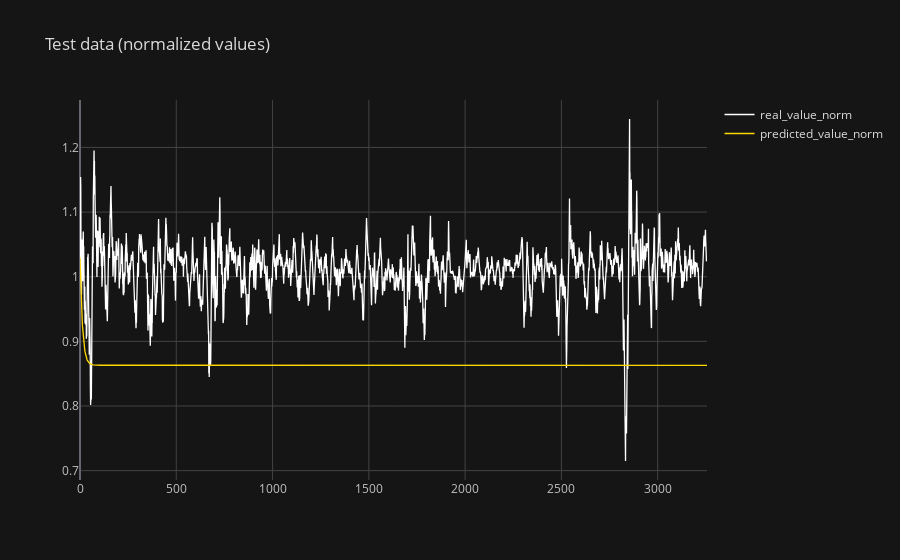
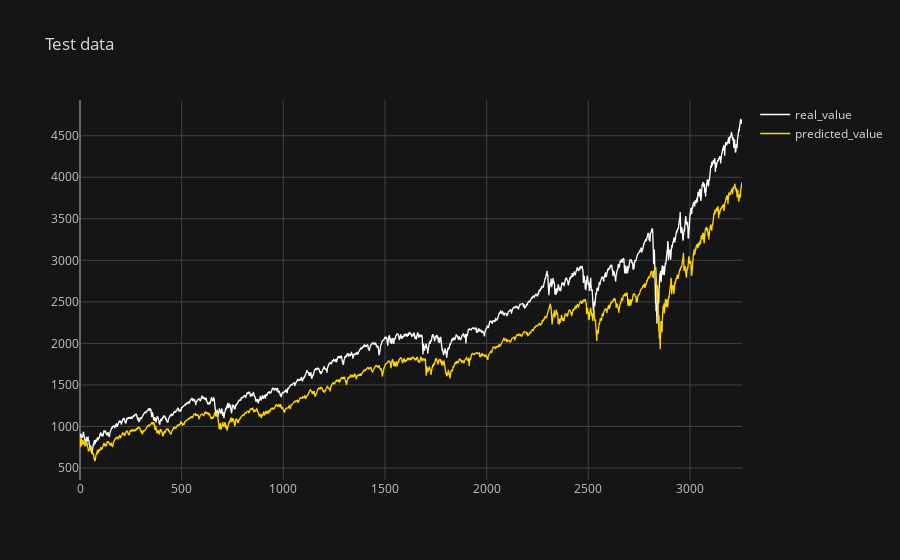

The notebook cell saved with these charts, in order:
### Markdown cell above
### A partir des valeurs déjà prédites

### Code cell
# Predict one following sample, taking the nb_samples lastly predicted values of S&P500
nb_test = len(dataset_test)
nb_samples = config["dataset_test"]["nb_samples"]
print("longueur du dataset test = ", nb_test)
y_truth, y_hat, y_truth_norm, y_hat_norm = [], [], [], []
x, y = dataset_test.__getitem__(0)
x, y = x.to(device), y.to(device)

for i in range(nb_test):

  _, y = dataset_test.__getitem__(i)

  # Normalization value for the current batch, needed to reproduce real value
  norm_value = dataset_test.get_normalization_value(i)
  x = torch.unsqueeze(torch.unsqueeze(x, 0), -1).float()
  x = x.to(device)

  # model computations + prediction
  y_pred = model.forward(x)

  # Ajout du y_pred à la fin du tenseur x et retrait de sa première valeur pour incrémenter d'une période temporelle
  x = torch.cat((torch.squeeze(x)[1:nb_samples], y_pred.reshape(1)))
  # print("y_pred = {}".format(y_pred))
  # print("x = {}".format(x))

  y_truth_norm.append(torch.Tensor.cpu(y).detach().numpy())
  y_truth.append(torch.Tensor.cpu(y).detach().numpy()*norm_value)
  y_hat_norm.append(float(torch.Tensor.cpu(y_pred).detach().numpy()))
  y_hat.append(float(torch.Tensor.cpu(y_pred).detach().numpy())*norm_value)

df = pd.DataFrame({
    "sample_id":np.arange(len(dataset_test)),
    "real_value_norm": y_truth_norm, 
    "real_value": y_truth,
    "predicted_value_norm":y_hat_norm,
    "predicted_value":y_hat
    })

configure_plotly_browser_state()
# Plot with normalized values
df.iplot(kind='line', x='sample_id', y=['real_value_norm','predicted_value_norm'], color=['white', 'gold'], 
         theme='solar', mode='lines', title='Test data (normalized values)', size=10)

# Plot with real values
df.iplot(kind='line', x='sample_id', y=['real_value','predicted_value'], color=['white', 'gold'], 
         theme='solar', mode='lines', title='Test data')
plt.show()

metrics2 = {
    "MSE_between_normalized": mean_squared_error(y_truth_norm, y_hat_norm),
    "MSE_between_real": mean_squared_error(y_truth, y_hat)
}

print("\n Metrics for learning with lastly predicted values of S&P500 : \n ", metrics2)

### Figure 1 — Plotly figure (JSON) as saved in the notebook; plotly's stock layout.template omitted (floating-point values rounded to 4 significant figures; data arrays with more than 128 entries replaced by an {"elided": "..."} marker saying what was removed)
{"data": [{"name": "real_value_norm", "text": "", "mode": "lines", "y": {"elided": "3257 float values"}, "x": {"elided": "3257 int values"}, "line": {"color": "rgba(255, 255, 255, 1.0)", "dash": "solid", "shape": "linear", "width": 1.3}, "type": "scatter"}, {"name": "predicted_value_norm", "text": "", "mode": "lines", "y": {"elided": "3257 float values"}, "x": {"elided": "3257 int values"}, "line": {"color": "rgba(255, 215, 0, 1.0)", "dash": "solid", "shape": "linear", "width": 1.3}, "type": "scatter"}], "layout": {"title": {"text": "Test data (normalized values)", "font": {"color": "#D9D9D9"}}, "paper_bgcolor": "#151516", "plot_bgcolor": "#151516", "yaxis": {"tickfont": {"color": "#C2C2C2"}, "zerolinecolor": "#666570", "title": {"text": "", "font": {"color": "#D9D9D9"}}, "gridcolor": "#434343", "showgrid": true}, "xaxis": {"tickfont": {"color": "#C2C2C2"}, "zerolinecolor": "#666570", "title": {"text": "", "font": {"color": "#D9D9D9"}}, "gridcolor": "#434343", "showgrid": true}, "legend": {"bgcolor": "#151516", "font": {"color": "#D9D9D9"}}}}

### Figure 2 — Plotly figure (JSON) as saved in the notebook; plotly's stock layout.template omitted (floating-point values rounded to 4 significant figures; data arrays with more than 128 entries replaced by an {"elided": "..."} marker saying what was removed)
{"data": [{"name": "real_value", "text": "", "mode": "lines", "y": {"elided": "3257 float values"}, "x": {"elided": "3257 int values"}, "line": {"color": "rgba(255, 255, 255, 1.0)", "dash": "solid", "shape": "linear", "width": 1.3}, "type": "scatter"}, {"name": "predicted_value", "text": "", "mode": "lines", "y": {"elided": "3257 float values"}, "x": {"elided": "3257 int values"}, "line": {"color": "rgba(255, 215, 0, 1.0)", "dash": "solid", "shape": "linear", "width": 1.3}, "type": "scatter"}], "layout": {"title": {"text": "Test data", "font": {"color": "#D9D9D9"}}, "paper_bgcolor": "#151516", "plot_bgcolor": "#151516", "yaxis": {"tickfont": {"color": "#C2C2C2"}, "zerolinecolor": "#666570", "title": {"text": "", "font": {"color": "#D9D9D9"}}, "gridcolor": "#434343", "showgrid": true}, "xaxis": {"tickfont": {"color": "#C2C2C2"}, "zerolinecolor": "#666570", "title": {"text": "", "font": {"color": "#D9D9D9"}}, "gridcolor": "#434343", "showgrid": true}, "legend": {"bgcolor": "#151516", "font": {"color": "#D9D9D9"}}}}
